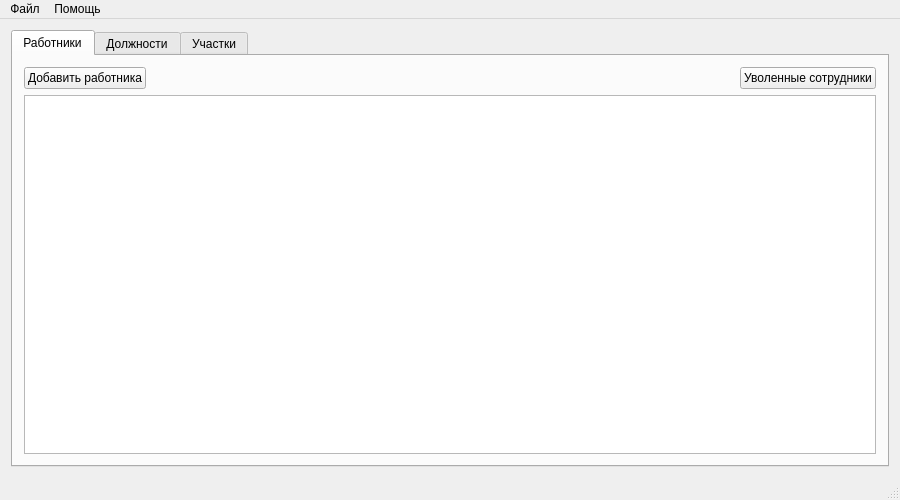
<?xml version="1.0" encoding="UTF-8"?>
<ui version="4.0">
 <class>MainWindow</class>
 <widget class="QMainWindow" name="MainWindow">
  <property name="geometry">
   <rect>
    <x>0</x>
    <y>0</y>
    <width>900</width>
    <height>500</height>
   </rect>
  </property>
  <property name="windowTitle">
   <string>Перемещение рабочих кадров по цеху №2</string>
  </property>
  <widget class="QWidget" name="centralWidget">
   <layout class="QVBoxLayout" name="verticalLayout">
    <item>
     <widget class="QTabWidget" name="tabWidget">
      <property name="currentIndex">
       <number>0</number>
      </property>
      <widget class="QWidget" name="tab">
       <attribute name="title">
        <string>Работники</string>
       </attribute>
       <layout class="QVBoxLayout" name="verticalLayout_3">
        <item>
         <layout class="QVBoxLayout" name="verticalLayout_2">
          <item>
           <layout class="QHBoxLayout" name="horizontalLayout">
            <item>
             <widget class="QPushButton" name="pushButton_2">
              <property name="text">
               <string>Добавить работника</string>
              </property>
             </widget>
            </item>
            <item>
             <spacer name="horizontalSpacer">
              <property name="orientation">
               <enum>Qt::Horizontal</enum>
              </property>
              <property name="sizeHint" stdset="0">
               <size>
                <width>40</width>
                <height>20</height>
               </size>
              </property>
             </spacer>
            </item>
            <item>
             <widget class="QPushButton" name="pushButton">
              <property name="text">
               <string>Уволенные сотрудники</string>
              </property>
             </widget>
            </item>
           </layout>
          </item>
          <item>
           <widget class="QTableView" name="tableView">
            <property name="enabled">
             <bool>true</bool>
            </property>
            <property name="editTriggers">
             <set>QAbstractItemView::NoEditTriggers</set>
            </property>
            <property name="cornerButtonEnabled">
             <bool>false</bool>
            </property>
           </widget>
          </item>
         </layout>
        </item>
       </layout>
      </widget>
      <widget class="QWidget" name="tab_3">
       <attribute name="title">
        <string>Должности</string>
       </attribute>
       <layout class="QVBoxLayout" name="verticalLayout_4">
        <item>
         <layout class="QHBoxLayout" name="horizontalLayout_2">
          <item>
           <widget class="QPushButton" name="pushButton_3">
            <property name="text">
             <string>Добавить должность</string>
            </property>
           </widget>
          </item>
          <item>
           <spacer name="horizontalSpacer_2">
            <property name="orientation">
             <enum>Qt::Horizontal</enum>
            </property>
            <property name="sizeHint" stdset="0">
             <size>
              <width>40</width>
              <height>20</height>
             </size>
            </property>
           </spacer>
          </item>
         </layout>
        </item>
        <item>
         <widget class="QTableView" name="tableView_2">
          <property name="editTriggers">
           <set>QAbstractItemView::NoEditTriggers</set>
          </property>
         </widget>
        </item>
       </layout>
      </widget>
      <widget class="QWidget" name="tab_2">
       <attribute name="title">
        <string>Участки</string>
       </attribute>
       <layout class="QVBoxLayout" name="verticalLayout_5">
        <item>
         <layout class="QHBoxLayout" name="horizontalLayout_3">
          <item>
           <widget class="QPushButton" name="pushButton_6">
            <property name="text">
             <string>++</string>
            </property>
           </widget>
          </item>
          <item>
           <widget class="QPushButton" name="pushButton_4">
            <property name="text">
             <string>--</string>
            </property>
           </widget>
          </item>
          <item>
           <spacer name="horizontalSpacer_3">
            <property name="orientation">
             <enum>Qt::Horizontal</enum>
            </property>
            <property name="sizeHint" stdset="0">
             <size>
              <width>40</width>
              <height>20</height>
             </size>
            </property>
           </spacer>
          </item>
          <item>
           <widget class="QPushButton" name="pushButton_5">
            <property name="text">
             <string>Добавить участок</string>
            </property>
           </widget>
          </item>
         </layout>
        </item>
        <item>
         <widget class="QTreeView" name="treeView">
          <property name="editTriggers">
           <set>QAbstractItemView::NoEditTriggers</set>
          </property>
         </widget>
        </item>
       </layout>
      </widget>
     </widget>
    </item>
   </layout>
  </widget>
  <widget class="QMenuBar" name="menuBar">
   <property name="geometry">
    <rect>
     <x>0</x>
     <y>0</y>
     <width>900</width>
     <height>31</height>
    </rect>
   </property>
   <widget class="QMenu" name="menuFile">
    <property name="title">
     <string>Файл</string>
    </property>
    <widget class="QMenu" name="menu">
     <property name="title">
      <string>Отчёты</string>
     </property>
     <addaction name="actionSectorsReport"/>
     <addaction name="actionPositionsReport"/>
     <addaction name="actionUsersReport"/>
     <addaction name="actionSummaryReport"/>
    </widget>
    <addaction name="actionOpen"/>
    <addaction name="menu"/>
    <addaction name="actionExit"/>
   </widget>
   <widget class="QMenu" name="menuHelp">
    <property name="title">
     <string>Помощь</string>
    </property>
    <addaction name="actionSettings"/>
    <addaction name="actionAbout_the_program"/>
   </widget>
   <addaction name="menuFile"/>
   <addaction name="menuHelp"/>
  </widget>
  <widget class="QStatusBar" name="statusBar"/>
  <action name="actionOpen">
   <property name="text">
    <string>Открыть</string>
   </property>
  </action>
  <action name="actionExit">
   <property name="text">
    <string>Выход</string>
   </property>
  </action>
  <action name="actionSettings">
   <property name="text">
    <string>Настройки</string>
   </property>
  </action>
  <action name="actionAbout_the_program">
   <property name="text">
    <string>О программе</string>
   </property>
  </action>
  <action name="actionSummaryReport">
   <property name="text">
    <string>Сводный</string>
   </property>
  </action>
  <action name="actionUsersReport">
   <property name="text">
    <string>Сотрудники</string>
   </property>
  </action>
  <action name="actionSectorsReport">
   <property name="text">
    <string>Участки</string>
   </property>
  </action>
  <action name="actionPositionsReport">
   <property name="text">
    <string>Должности</string>
   </property>
  </action>
 </widget>
 <layoutdefault spacing="6" margin="11"/>
 <resources/>
 <connections/>
</ui>
